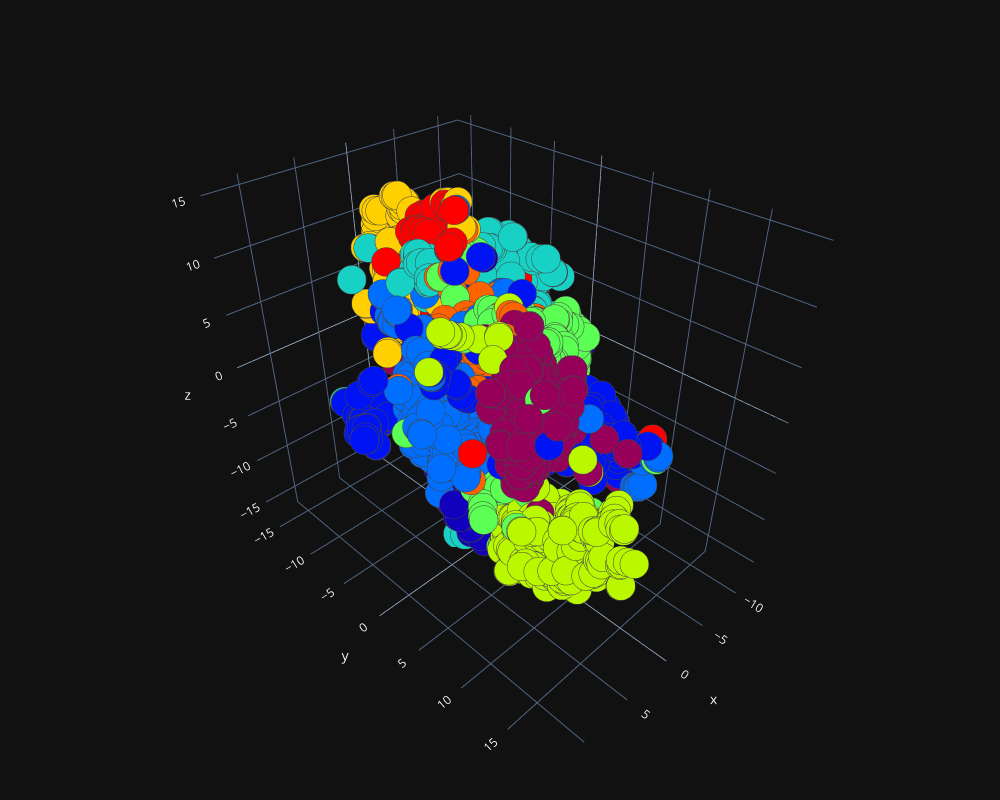

Notebook source saved alongside this figure:
### Code cell
plot_3d(tsne[:, 0],tsne[:, 1],tsne[:, 2])

### Figure 1 — Plotly figure (JSON) as saved in the notebook; plotly's stock layout.template omitted (floating-point values rounded to 4 significant figures; data arrays with more than 128 entries replaced by an {"elided": "..."} marker saying what was removed)
{"data": [{"marker": {"color": {"elided": "3000 int values"}, "colorscale": [[0, "rgb(150,0,90)"], [0.125, "rgb(0,0,200)"], [0.25, "rgb(0,25,255)"], [0.375, "rgb(0,152,255)"], [0.5, "rgb(44,255,150)"], [0.625, "rgb(151,255,0)"], [0.75, "rgb(255,234,0)"], [0.875, "rgb(255,111,0)"], [1, "rgb(255,0,0)"]], "line": {"width": 1}, "opacity": 1, "size": 10}, "mode": "markers", "type": "scatter3d", "x": {"elided": "3000 float values"}, "y": {"elided": "3000 float values"}, "z": {"elided": "3000 float values"}}], "layout": {"height": 800, "margin": {"b": 50, "l": 50, "r": 50, "t": 50}, "width": 1000}}
